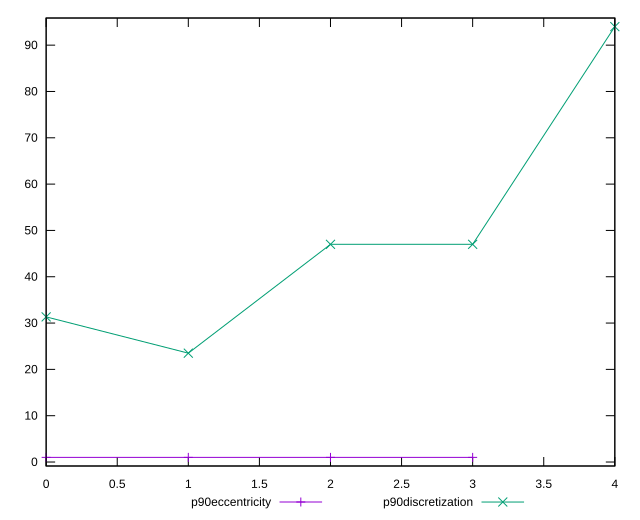

gnuplot code for this plot:
reset

$p90Eccentricity <<EOF
0 1.000000000000002
1 0.9999999999999989
2 1.0000000000000022
3 1.0000000000000027
EOF

$p90Discretization <<EOF
0 31.333333333333332
1 23.5
2 47
3 47
4 94
EOF

set key outside below
set xrange [0:4]
set yrange [-0.8600000000000012:95.86]
set trange [-0.8600000000000012:95.86]
set terminal svg size 640, 520 enhanced background rgb 'white'
set output "report_00018_2021-02-10T15-25-16.877Z/meta/score-difference/progression/eccentricity.svg"

plot $p90Eccentricity title "p90eccentricity" with linespoints, \
     $p90Discretization title "p90discretization" with linespoints

reset
